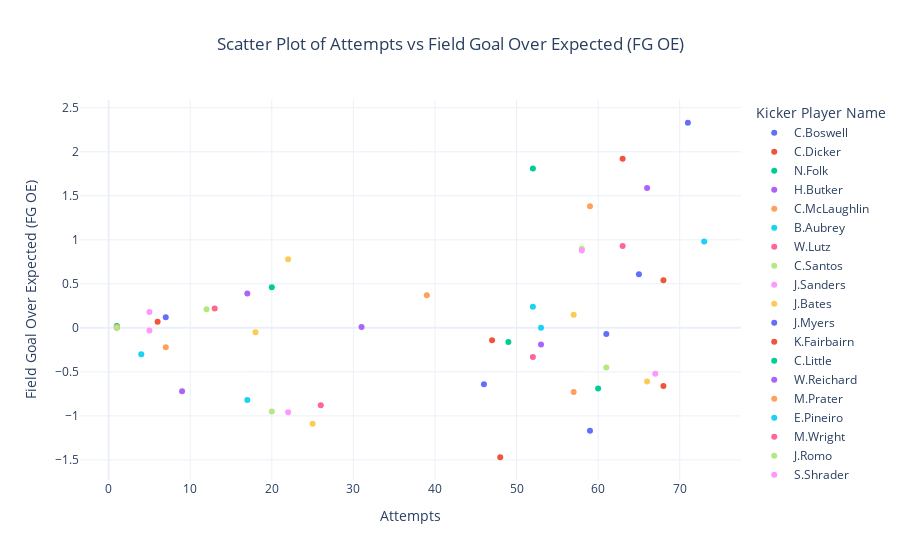

Write notebook code for a chart like this one.
### Code cell
import plotly.express as px

# Create interactive scatter plot
fig = px.scatter(
    leaderboard, 
    x='attempts', 
    y='kicks_oe_made', 
    color='kicker_player_name',
    hover_name='kicker_player_name',
    title='Scatter Plot of Attempts vs Field Goal Over Expected (FG OE)',
    labels={
        'attempts': 'Attempts',
        'kicks_oe_made': 'Field Goal Over Expected (FG OE)'
    },
    size_max=15,
    template='plotly_white'
)

# Update layout for better aesthetics
fig.update_layout(
    title={
        'x':0.5,
        'xanchor': 'center'
    },
    legend_title_text='Kicker Player Name'
)

fig.show()

### Figure 1 — Plotly figure (JSON) as saved in the notebook; plotly's stock layout.template omitted (floating-point values rounded to 4 significant figures)
{"data": [{"hovertemplate": "<b>%{hovertext}</b><br><br>kicker_player_name=C.Boswell<br>Attempts=%{x}<br>Field Goal Over Expected (FG OE)=%{y}<extra></extra>", "hovertext": ["C.Boswell"], "legendgroup": "C.Boswell", "marker": {"color": "#636efa", "symbol": "circle"}, "mode": "markers", "name": "C.Boswell", "orientation": "v", "showlegend": true, "type": "scatter", "x": [71], "xaxis": "x", "y": [2.33], "yaxis": "y"}, {"hovertemplate": "<b>%{hovertext}</b><br><br>kicker_player_name=C.Dicker<br>Attempts=%{x}<br>Field Goal Over Expected (FG OE)=%{y}<extra></extra>", "hovertext": ["C.Dicker"], "legendgroup": "C.Dicker", "marker": {"color": "#EF553B", "symbol": "circle"}, "mode": "markers", "name": "C.Dicker", "orientation": "v", "showlegend": true, "type": "scatter", "x": [63], "xaxis": "x", "y": [1.92], "yaxis": "y"}, {"hovertemplate": "<b>%{hovertext}</b><br><br>kicker_player_name=N.Folk<br>Attempts=%{x}<br>Field Goal Over Expected (FG OE)=%{y}<extra></extra>", "hovertext": ["N.Folk"], "legendgroup": "N.Folk", "marker": {"color": "#00cc96", "symbol": "circle"}, "mode": "markers", "name": "N.Folk", "orientation": "v", "showlegend": true, "type": "scatter", "x": [52], "xaxis": "x", "y": [1.81], "yaxis": "y"}, {"hovertemplate": "<b>%{hovertext}</b><br><br>kicker_player_name=H.Butker<br>Attempts=%{x}<br>Field Goal Over Expected (FG OE)=%{y}<extra></extra>", "hovertext": ["H.Butker"], "legendgroup": "H.Butker", "marker": {"color": "#ab63fa", "symbol": "circle"}, "mode": "markers", "name": "H.Butker", "orientation": "v", "showlegend": true, "type": "scatter", "x": [66], "xaxis": "x", "y": [1.59], "yaxis": "y"}, {"hovertemplate": "<b>%{hovertext}</b><br><br>kicker_player_name=C.McLaughlin<br>Attempts=%{x}<br>Field Goal Over Expected (FG OE)=%{y}<extra></extra>", "hovertext": ["C.McLaughlin"], "legendgroup": "C.McLaughlin", "marker": {"color": "#FFA15A", "symbol": "circle"}, "mode": "markers", "name": "C.McLaughlin", "orientation": "v", "showlegend": true, "type": "scatter", "x": [59], "xaxis": "x", "y": [1.38], "yaxis": "y"}, {"hovertemplate": "<b>%{hovertext}</b><br><br>kicker_player_name=B.Aubrey<br>Attempts=%{x}<br>Field Goal Over Expected (FG OE)=%{y}<extra></extra>", "hovertext": ["B.Aubrey"], "legendgroup": "B.Aubrey", "marker": {"color": "#19d3f3", "symbol": "circle"}, "mode": "markers", "name": "B.Aubrey", "orientation": "v", "showlegend": true, "type": "scatter", "x": [73], "xaxis": "x", "y": [0.98], "yaxis": "y"}, {"hovertemplate": "<b>%{hovertext}</b><br><br>kicker_player_name=W.Lutz<br>Attempts=%{x}<br>Field Goal Over Expected (FG OE)=%{y}<extra></extra>", "hovertext": ["W.Lutz"], "legendgroup": "W.Lutz", "marker": {"color": "#FF6692", "symbol": "circle"}, "mode": "markers", "name": "W.Lutz", "orientation": "v", "showlegend": true, "type": "scatter", "x": [63], "xaxis": "x", "y": [0.93], "yaxis": "y"}, {"hovertemplate": "<b>%{hovertext}</b><br><br>kicker_player_name=C.Santos<br>Attempts=%{x}<br>Field Goal Over Expected (FG OE)=%{y}<extra></extra>", "hovertext": ["C.Santos"], "legendgroup": "C.Santos", "marker": {"color": "#B6E880", "symbol": "circle"}, "mode": "markers", "name": "C.Santos", "orientation": "v", "showlegend": true, "type": "scatter", "x": [58], "xaxis": "x", "y": [0.9], "yaxis": "y"}, {"hovertemplate": "<b>%{hovertext}</b><br><br>kicker_player_name=J.Sanders<br>Attempts=%{x}<br>Field Goal Over Expected (FG OE)=%{y}<extra></extra>", "hovertext": ["J.Sanders"], "legendgroup": "J.Sanders", "marker": {"color": "#FF97FF", "symbol": "circle"}, "mode": "markers", "name": "J.Sanders", "orientation": "v", "showlegend": true, "type": "scatter", "x": [58], "xaxis": "x", "y": [0.88], "yaxis": "y"}, {"hovertemplate": "<b>%{hovertext}</b><br><br>kicker_player_name=J.Bates<br>Attempts=%{x}<br>Field Goal Over Expected (FG OE)=%{y}<extra></extra>", "hovertext": ["J.Bates"], "legendgroup": "J.Bates", "marker": {"color": "#FECB52", "symbol": "circle"}, "mode": "markers", "name": "J.Bates", "orientation": "v", "showlegend": true, "type": "scatter", "x": [22], "xaxis": "x", "y": [0.78], "yaxis": "y"}, {"hovertemplate": "<b>%{hovertext}</b><br><br>kicker_player_name=J.Myers<br>Attempts=%{x}<br>Field Goal Over Expected (FG OE)=%{y}<extra></extra>", "hovertext": ["J.Myers"], "legendgroup": "J.Myers", "marker": {"color": "#636efa", "symbol": "circle"}, "mode": "markers", "name": "J.Myers", "orientation": "v", "showlegend": true, "type": "scatter", "x": [65], "xaxis": "x", "y": [0.61], "yaxis": "y"}, {"hovertemplate": "<b>%{hovertext}</b><br><br>kicker_player_name=K.Fairbairn<br>Attempts=%{x}<br>Field Goal Over Expected (FG OE)=%{y}<extra></extra>", "hovertext": ["K.Fairbairn"], "legendgroup": "K.Fairbairn", "marker": {"color": "#EF553B", "symbol": "circle"}, "mode": "markers", "name": "K.Fairbairn", "orientation": "v", "showlegend": true, "type": "scatter", "x": [68], "xaxis": "x", "y": [0.54], "yaxis": "y"}, {"hovertemplate": "<b>%{hovertext}</b><br><br>kicker_player_name=C.Little<br>Attempts=%{x}<br>Field Goal Over Expected (FG OE)=%{y}<extra></extra>", "hovertext": ["C.Little"], "legendgroup": "C.Little", "marker": {"color": "#00cc96", "symbol": "circle"}, "mode": "markers", "name": "C.Little", "orientation": "v", "showlegend": true, "type": "scatter", "x": [20], "xaxis": "x", "y": [0.46], "yaxis": "y"}, {"hovertemplate": "<b>%{hovertext}</b><br><br>kicker_player_name=W.Reichard<br>Attempts=%{x}<br>Field Goal Over Expected (FG OE)=%{y}<extra></extra>", "hovertext": ["W.Reichard"], "legendgroup": "W.Reichard", "marker": {"color": "#ab63fa", "symbol": "circle"}, "mode": "markers", "name": "W.Reichard", "orientation": "v", "showlegend": true, "type": "scatter", "x": [17], "xaxis": "x", "y": [0.39], "yaxis": "y"}, {"hovertemplate": "<b>%{hovertext}</b><br><br>kicker_player_name=M.Prater<br>Attempts=%{x}<br>Field Goal Over Expected (FG OE)=%{y}<extra></extra>", "hovertext": ["M.Prater"], "legendgroup": "M.Prater", "marker": {"color": "#FFA15A", "symbol": "circle"}, "mode": "markers", "name": "M.Prater", "orientation": "v", "showlegend": true, "type": "scatter", "x": [39], "xaxis": "x", "y": [0.37], "yaxis": "y"}, {"hovertemplate": "<b>%{hovertext}</b><br><br>kicker_player_name=E.Pineiro<br>Attempts=%{x}<br>Field Goal Over Expected (FG OE)=%{y}<extra></extra>", "hovertext": ["E.Pineiro"], "legendgroup": "E.Pineiro", "marker": {"color": "#19d3f3", "symbol": "circle"}, "mode": "markers", "name": "E.Pineiro", "orientation": "v", "showlegend": true, "type": "scatter", "x": [52], "xaxis": "x", "y": [0.24], "yaxis": "y"}, {"hovertemplate": "<b>%{hovertext}</b><br><br>kicker_player_name=M.Wright<br>Attempts=%{x}<br>Field Goal Over Expected (FG OE)=%{y}<extra></extra>", "hovertext": ["M.Wright"], "legendgroup": "M.Wright", "marker": {"color": "#FF6692", "symbol": "circle"}, "mode": "markers", "name": "M.Wright", "orientation": "v", "showlegend": true, "type": "scatter", "x": [13], "xaxis": "x", "y": [0.22], "yaxis": "y"}, {"hovertemplate": "<b>%{hovertext}</b><br><br>kicker_player_name=J.Romo<br>Attempts=%{x}<br>Field Goal Over Expected (FG OE)=%{y}<extra></extra>", "hovertext": ["J.Romo"], "legendgroup": "J.Romo", "marker": {"color": "#B6E880", "symbol": "circle"}, "mode": "markers", "name": "J.Romo", "orientation": "v", "showlegend": true, "type": "scatter", "x": [12], "xaxis": "x", "y": [0.21], "yaxis": "y"}, {"hovertemplate": "<b>%{hovertext}</b><br><br>kicker_player_name=S.Shrader<br>Attempts=%{x}<br>Field Goal Over Expected (FG OE)=%{y}<extra></extra>", "hovertext": ["S.Shrader"], "legendgroup": "S.Shrader", "marker": {"color": "#FF97FF", "symbol": "circle"}, "mode": "markers", "name": "S.Shrader", "orientation": "v", "showlegend": true, "type": "scatter", "x": [5], "xaxis": "x", "y": [0.18], "yaxis": "y"}, {"hovertemplate": "<b>%{hovertext}</b><br><br>kicker_player_name=J.Elliott<br>Attempts=%{x}<br>Field Goal Over Expected (FG OE)=%{y}<extra></extra>", "hovertext": ["J.Elliott"], "legendgroup": "J.Elliott", "marker": {"color": "#FECB52", "symbol": "circle"}, "mode": "markers", "name": "J.Elliott", "orientation": "v", "showlegend": true, "type": "scatter", "x": [57], "xaxis": "x", "y": [0.15], "yaxis": "y"}, {"hovertemplate": "<b>%{hovertext}</b><br><br>kicker_player_name=M.Badgley<br>Attempts=%{x}<br>Field Goal Over Expected (FG OE)=%{y}<extra></extra>", "hovertext": ["M.Badgley"], "legendgroup": "M.Badgley", "marker": {"color": "#636efa", "symbol": "circle"}, "mode": "markers", "name": "M.Badgley", "orientation": "v", "showlegend": true, "type": "scatter", "x": [7], "xaxis": "x", "y": [0.12], "yaxis": "y"}, {"hovertemplate": "<b>%{hovertext}</b><br><br>kicker_player_name=R.Bullock<br>Attempts=%{x}<br>Field Goal Over Expected (FG OE)=%{y}<extra></extra>", "hovertext": ["R.Bullock"], "legendgroup": "R.Bullock", "marker": {"color": "#EF553B", "symbol": "circle"}, "mode": "markers", "name": "R.Bullock", "orientation": "v", "showlegend": true, "type": "scatter", "x": [6], "xaxis": "x", "y": [0.07], "yaxis": "y"}, {"hovertemplate": "<b>%{hovertext}</b><br><br>kicker_player_name=J.Gillan<br>Attempts=%{x}<br>Field Goal Over Expected (FG OE)=%{y}<extra></extra>", "hovertext": ["J.Gillan"], "legendgroup": "J.Gillan", "marker": {"color": "#00cc96", "symbol": "circle"}, "mode": "markers", "name": "J.Gillan", "orientation": "v", "showlegend": true, "type": "scatter", "x": [1], "xaxis": "x", "y": [0.02], "yaxis": "y"}, {"hovertemplate": "<b>%{hovertext}</b><br><br>kicker_player_name=A.Seibert<br>Attempts=%{x}<br>Field Goal Over Expected (FG OE)=%{y}<extra></extra>", "hovertext": ["A.Seibert"], "legendgroup": "A.Seibert", "marker": {"color": "#ab63fa", "symbol": "circle"}, "mode": "markers", "name": "A.Seibert", "orientation": "v", "showlegend": true, "type": "scatter", "x": [31], "xaxis": "x", "y": [0.01], "yaxis": "y"}, {"hovertemplate": "<b>%{hovertext}</b><br><br>kicker_player_name=D.Ogunbowale<br>Attempts=%{x}<br>Field Goal Over Expected (FG OE)=%{y}<extra></extra>", "hovertext": ["D.Ogunbowale"], "legendgroup": "D.Ogunbowale", "marker": {"color": "#FFA15A", "symbol": "circle"}, "mode": "markers", "name": "D.Ogunbowale", "orientation": "v", "showlegend": true, "type": "scatter", "x": [1], "xaxis": "x", "y": [0.01], "yaxis": "y"}, {"hovertemplate": "<b>%{hovertext}</b><br><br>kicker_player_name=G.Zuerlein<br>Attempts=%{x}<br>Field Goal Over Expected (FG OE)=%{y}<extra></extra>", "hovertext": ["G.Zuerlein"], "legendgroup": "G.Zuerlein", "marker": {"color": "#19d3f3", "symbol": "circle"}, "mode": "markers", "name": "G.Zuerlein", "orientation": "v", "showlegend": true, "type": "scatter", "x": [53], "xaxis": "x", "y": [5.551e-16], "yaxis": "y"}, {"hovertemplate": "<b>%{hovertext}</b><br><br>kicker_player_name=M.Wishnowsky<br>Attempts=%{x}<br>Field Goal Over Expected (FG OE)=%{y}<extra></extra>", "hovertext": ["M.Wishnowsky"], "legendgroup": "M.Wishnowsky", "marker": {"color": "#FF6692", "symbol": "circle"}, "mode": "markers", "name": "M.Wishnowsky", "orientation": "v", "showlegend": true, "type": "scatter", "x": [1], "xaxis": "x", "y": [0], "yaxis": "y"}, {"hovertemplate": "<b>%{hovertext}</b><br><br>kicker_player_name=J.McAtamney<br>Attempts=%{x}<br>Field Goal Over Expected (FG OE)=%{y}<extra></extra>", "hovertext": ["J.McAtamney"], "legendgroup": "J.McAtamney", "marker": {"color": "#B6E880", "symbol": "circle"}, "mode": "markers", "name": "J.McAtamney", "orientation": "v", "showlegend": true, "type": "scatter", "x": [1], "xaxis": "x", "y": [0], "yaxis": "y"}, {"hovertemplate": "<b>%{hovertext}</b><br><br>kicker_player_name=Z.Gonzalez<br>Attempts=%{x}<br>Field Goal Over Expected (FG OE)=%{y}<extra></extra>", "hovertext": ["Z.Gonzalez"], "legendgroup": "Z.Gonzalez", "marker": {"color": "#FF97FF", "symbol": "circle"}, "mode": "markers", "name": "Z.Gonzalez", "orientation": "v", "showlegend": true, "type": "scatter", "x": [5], "xaxis": "x", "y": [-0.03], "yaxis": "y"}, {"hovertemplate": "<b>%{hovertext}</b><br><br>kicker_player_name=R.Patterson<br>Attempts=%{x}<br>Field Goal Over Expected (FG OE)=%{y}<extra></extra>", "hovertext": ["R.Patterson"], "legendgroup": "R.Patterson", "marker": {"color": "#FECB52", "symbol": "circle"}, "mode": "markers", "name": "R.Patterson", "orientation": "v", "showlegend": true, "type": "scatter", "x": [18], "xaxis": "x", "y": [-0.05], "yaxis": "y"}, {"hovertemplate": "<b>%{hovertext}</b><br><br>kicker_player_name=D.Hopkins<br>Attempts=%{x}<br>Field Goal Over Expected (FG OE)=%{y}<extra></extra>", "hovertext": ["D.Hopkins"], "legendgroup": "D.Hopkins", "marker": {"color": "#636efa", "symbol": "circle"}, "mode": "markers", "name": "D.Hopkins", "orientation": "v", "showlegend": true, "type": "scatter", "x": [61], "xaxis": "x", "y": [-0.07], "yaxis": "y"}, {"hovertemplate": "<b>%{hovertext}</b><br><br>kicker_player_name=A.Carlson<br>Attempts=%{x}<br>Field Goal Over Expected (FG OE)=%{y}<extra></extra>", "hovertext": ["A.Carlson"], "legendgroup": "A.Carlson", "marker": {"color": "#EF553B", "symbol": "circle"}, "mode": "markers", "name": "A.Carlson", "orientation": "v", "showlegend": true, "type": "scatter", "x": [47], "xaxis": "x", "y": [-0.14], "yaxis": "y"}, {"hovertemplate": "<b>%{hovertext}</b><br><br>kicker_player_name=B.McManus<br>Attempts=%{x}<br>Field Goal Over Expected (FG OE)=%{y}<extra></extra>", "hovertext": ["B.McManus"], "legendgroup": "B.McManus", "marker": {"color": "#00cc96", "symbol": "circle"}, "mode": "markers", "name": "B.McManus", "orientation": "v", "showlegend": true, "type": "scatter", "x": [49], "xaxis": "x", "y": [-0.16], "yaxis": "y"}, {"hovertemplate": "<b>%{hovertext}</b><br><br>kicker_player_name=E.McPherson<br>Attempts=%{x}<br>Field Goal Over Expected (FG OE)=%{y}<extra></extra>", "hovertext": ["E.McPherson"], "legendgroup": "E.McPherson", "marker": {"color": "#ab63fa", "symbol": "circle"}, "mode": "markers", "name": "E.McPherson", "orientation": "v", "showlegend": true, "type": "scatter", "x": [53], "xaxis": "x", "y": [-0.19], "yaxis": "y"}, {"hovertemplate": "<b>%{hovertext}</b><br><br>kicker_player_name=M.Crosby<br>Attempts=%{x}<br>Field Goal Over Expected (FG OE)=%{y}<extra></extra>", "hovertext": ["M.Crosby"], "legendgroup": "M.Crosby", "marker": {"color": "#FFA15A", "symbol": "circle"}, "mode": "markers", "name": "M.Crosby", "orientation": "v", "showlegend": true, "type": "scatter", "x": [7], "xaxis": "x", "y": [-0.22], "yaxis": "y"}, {"hovertemplate": "<b>%{hovertext}</b><br><br>kicker_player_name=C.York<br>Attempts=%{x}<br>Field Goal Over Expected (FG OE)=%{y}<extra></extra>", "hovertext": ["C.York"], "legendgroup": "C.York", "marker": {"color": "#19d3f3", "symbol": "circle"}, "mode": "markers", "name": "C.York", "orientation": "v", "showlegend": true, "type": "scatter", "x": [4], "xaxis": "x", "y": [-0.3], "yaxis": "y"}, {"hovertemplate": "<b>%{hovertext}</b><br><br>kicker_player_name=J.Slye<br>Attempts=%{x}<br>Field Goal Over Expected (FG OE)=%{y}<extra></extra>", "hovertext": ["J.Slye"], "legendgroup": "J.Slye", "marker": {"color": "#FF6692", "symbol": "circle"}, "mode": "markers", "name": "J.Slye", "orientation": "v", "showlegend": true, "type": "scatter", "x": [52], "xaxis": "x", "y": [-0.33], "yaxis": "y"}, {"hovertemplate": "<b>%{hovertext}</b><br><br>kicker_player_name=B.Grupe<br>Attempts=%{x}<br>Field Goal Over Expected (FG OE)=%{y}<extra></extra>", "hovertext": ["B.Grupe"], "legendgroup": "B.Grupe", "marker": {"color": "#B6E880", "symbol": "circle"}, "mode": "markers", "name": "B.Grupe", "orientation": "v", "showlegend": true, "type": "scatter", "x": [61], "xaxis": "x", "y": [-0.45], "yaxis": "y"}, {"hovertemplate": "<b>%{hovertext}</b><br><br>kicker_player_name=J.Tucker<br>Attempts=%{x}<br>Field Goal Over Expected (FG OE)=%{y}<extra></extra>", "hovertext": ["J.Tucker"], "legendgroup": "J.Tucker", "marker": {"color": "#FF97FF", "symbol": "circle"}, "mode": "markers", "name": "J.Tucker", "orientation": "v", "showlegend": true, "type": "scatter", "x": [67], "xaxis": "x", "y": [-0.52], "yaxis": "y"}, {"hovertemplate": "<b>%{hovertext}</b><br><br>kicker_player_name=M.Gay<br>Attempts=%{x}<br>Field Goal Over Expected (FG OE)=%{y}<extra></extra>", "hovertext": ["M.Gay"], "legendgroup": "M.Gay", "marker": {"color": "#FECB52", "symbol": "circle"}, "mode": "markers", "name": "M.Gay", "orientation": "v", "showlegend": true, "type": "scatter", "x": [66], "xaxis": "x", "y": [-0.61], "yaxis": "y"}, {"hovertemplate": "<b>%{hovertext}</b><br><br>kicker_player_name=G.Joseph<br>Attempts=%{x}<br>Field Goal Over Expected (FG OE)=%{y}<extra></extra>", "hovertext": ["G.Joseph"], "legendgroup": "G.Joseph", "marker": {"color": "#636efa", "symbol": "circle"}, "mode": "markers", "name": "G.Joseph", "orientation": "v", "showlegend": true, "type": "scatter", "x": [46], "xaxis": "x", "y": [-0.64], "yaxis": "y"}, {"hovertemplate": "<b>%{hovertext}</b><br><br>kicker_player_name=Y.Koo<br>Attempts=%{x}<br>Field Goal Over Expected (FG OE)=%{y}<extra></extra>", "hovertext": ["Y.Koo"], "legendgroup": "Y.Koo", "marker": {"color": "#EF553B", "symbol": "circle"}, "mode": "markers", "name": "Y.Koo", "orientation": "v", "showlegend": true, "type": "scatter", "x": [68], "xaxis": "x", "y": [-0.66], "yaxis": "y"}, {"hovertemplate": "<b>%{hovertext}</b><br><br>kicker_player_name=D.Carlson<br>Attempts=%{x}<br>Field Goal Over Expected (FG OE)=%{y}<extra></extra>", "hovertext": ["D.Carlson"], "legendgroup": "D.Carlson", "marker": {"color": "#00cc96", "symbol": "circle"}, "mode": "markers", "name": "D.Carlson", "orientation": "v", "showlegend": true, "type": "scatter", "x": [60], "xaxis": "x", "y": [-0.69], "yaxis": "y"}, {"hovertemplate": "<b>%{hovertext}</b><br><br>kicker_player_name=M.Ammendola<br>Attempts=%{x}<br>Field Goal Over Expected (FG OE)=%{y}<extra></extra>", "hovertext": ["M.Ammendola"], "legendgroup": "M.Ammendola", "marker": {"color": "#ab63fa", "symbol": "circle"}, "mode": "markers", "name": "M.Ammendola", "orientation": "v", "showlegend": true, "type": "scatter", "x": [9], "xaxis": "x", "y": [-0.72], "yaxis": "y"}, {"hovertemplate": "<b>%{hovertext}</b><br><br>kicker_player_name=T.Bass<br>Attempts=%{x}<br>Field Goal Over Expected (FG OE)=%{y}<extra></extra>", "hovertext": ["T.Bass"], "legendgroup": "T.Bass", "marker": {"color": "#FFA15A", "symbol": "circle"}, "mode": "markers", "name": "T.Bass", "orientation": "v", "showlegend": true, "type": "scatter", "x": [57], "xaxis": "x", "y": [-0.73], "yaxis": "y"}, {"hovertemplate": "<b>%{hovertext}</b><br><br>kicker_player_name=B.Narveson<br>Attempts=%{x}<br>Field Goal Over Expected (FG OE)=%{y}<extra></extra>", "hovertext": ["B.Narveson"], "legendgroup": "B.Narveson", "marker": {"color": "#19d3f3", "symbol": "circle"}, "mode": "markers", "name": "B.Narveson", "orientation": "v", "showlegend": true, "type": "scatter", "x": [17], "xaxis": "x", "y": [-0.82], "yaxis": "y"}, {"hovertemplate": "<b>%{hovertext}</b><br><br>kicker_player_name=B.Maher<br>Attempts=%{x}<br>Field Goal Over Expected (FG OE)=%{y}<extra></extra>", "hovertext": ["B.Maher"], "legendgroup": "B.Maher", "marker": {"color": "#FF6692", "symbol": "circle"}, "mode": "markers", "name": "B.Maher", "orientation": "v", "showlegend": true, "type": "scatter", "x": [26], "xaxis": "x", "y": [-0.88], "yaxis": "y"}, {"hovertemplate": "<b>%{hovertext}</b><br><br>kicker_player_name=L.Havrisik<br>Attempts=%{x}<br>Field Goal Over Expected (FG OE)=%{y}<extra></extra>", "hovertext": ["L.Havrisik"], "legendgroup": "L.Havrisik", "marker": {"color": "#B6E880", "symbol": "circle"}, "mode": "markers", "name": "L.Havrisik", "orientation": "v", "showlegend": true, "type": "scatter", "x": [20], "xaxis": "x", "y": [-0.95], "yaxis": "y"}, {"hovertemplate": "<b>%{hovertext}</b><br><br>kicker_player_name=J.Karty<br>Attempts=%{x}<br>Field Goal Over Expected (FG OE)=%{y}<extra></extra>", "hovertext": ["J.Karty"], "legendgroup": "J.Karty", "marker": {"color": "#FF97FF", "symbol": "circle"}, "mode": "markers", "name": "J.Karty", "orientation": "v", "showlegend": true, "type": "scatter", "x": [22], "xaxis": "x", "y": [-0.96], "yaxis": "y"}, {"hovertemplate": "<b>%{hovertext}</b><br><br>kicker_player_name=G.Gano<br>Attempts=%{x}<br>Field Goal Over Expected (FG OE)=%{y}<extra></extra>", "hovertext": ["G.Gano"], "legendgroup": "G.Gano", "marker": {"color": "#FECB52", "symbol": "circle"}, "mode": "markers", "name": "G.Gano", "orientation": "v", "showlegend": true, "type": "scatter", "x": [25], "xaxis": "x", "y": [-1.09], "yaxis": "y"}, {"hovertemplate": "<b>%{hovertext}</b><br><br>kicker_player_name=J.Moody<br>Attempts=%{x}<br>Field Goal Over Expected (FG OE)=%{y}<extra></extra>", "hovertext": ["J.Moody"], "legendgroup": "J.Moody", "marker": {"color": "#636efa", "symbol": "circle"}, "mode": "markers", "name": "J.Moody", "orientation": "v", "showlegend": true, "type": "scatter", "x": [59], "xaxis": "x", "y": [-1.17], "yaxis": "y"}, {"hovertemplate": "<b>%{hovertext}</b><br><br>kicker_player_name=C.Ryland<br>Attempts=%{x}<br>Field Goal Over Expected (FG OE)=%{y}<extra></extra>", "hovertext": ["C.Ryland"], "legendgroup": "C.Ryland", "marker": {"color": "#EF553B", "symbol": "circle"}, "mode": "markers", "name": "C.Ryland", "orientation": "v", "showlegend": true, "type": "scatter", "x": [48], "xaxis": "x", "y": [-1.47], "yaxis": "y"}], "layout": {"legend": {"title": {"text": "Kicker Player Name"}, "tracegroupgap": 0}, "title": {"text": "Scatter Plot of Attempts vs Field Goal Over Expected (FG OE)", "x": 0.5, "xanchor": "center"}, "xaxis": {"anchor": "y", "domain": [0, 1], "title": {"text": "Attempts"}}, "yaxis": {"anchor": "x", "domain": [0, 1], "title": {"text": "Field Goal Over Expected (FG OE)"}}}}
